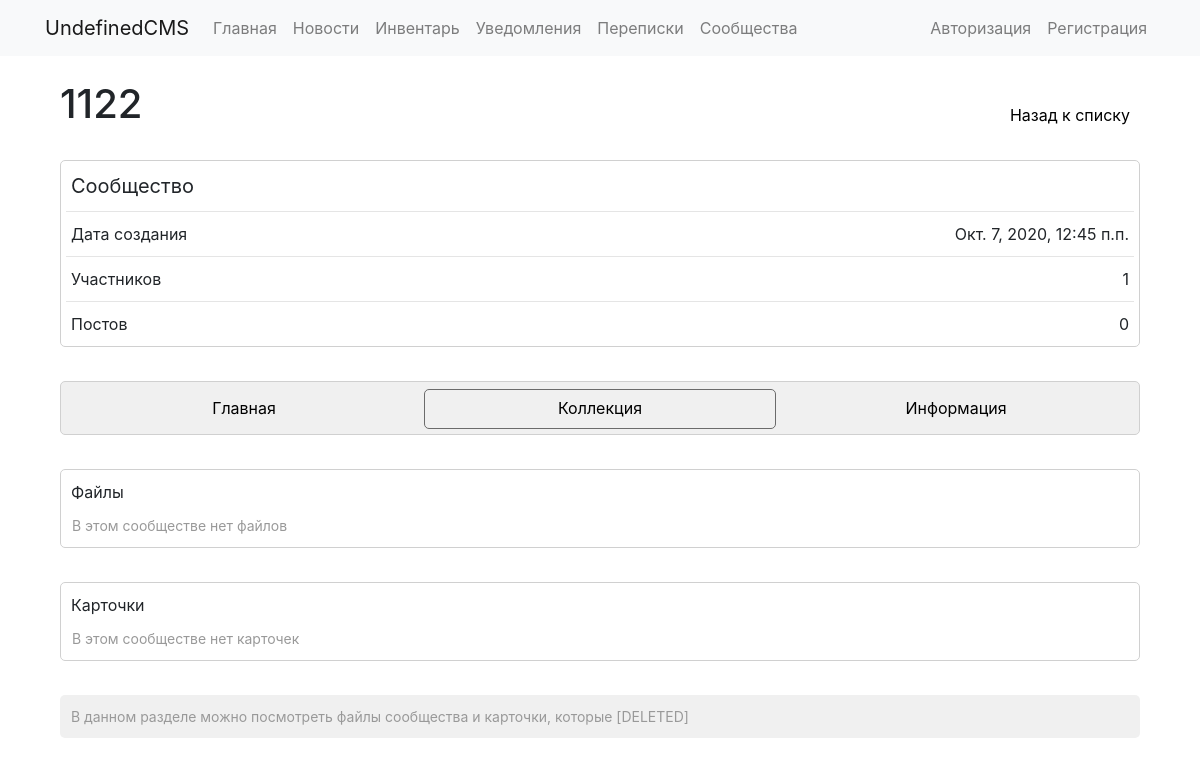
Screenshot of /groups/17/collection/ with the database file from the repository.
### communities/models.py (models this page shows, shortened)
class Group(models.Model):
	groupname = models.CharField(max_length=40)
	image = models.ImageField(upload_to='groups/groupimages', default=False)
	slug = models.SlugField(max_length=40, unique=True)
	description = models.TextField(blank=True)
	public = models.BooleanField(default=True)
	allowarticles = models.IntegerField(default=2)
	pubdate = models.DateTimeField('date published', default=datetime.now)
	admin = models.ForeignKey(User, on_delete=models.CASCADE, null=True, blank=True, related_name='groups_admins')
	editors = models.ManyToManyField(User, blank=True, related_name='groups_editors')
	subscribers = models.ManyToManyField(User, blank=True, related_name='groups_subs')
	subrequests = models.ManyToManyField(User, blank=True, related_name='groups_requests')
	banned = models.ManyToManyField(User, blank=True, related_name='groups_banned')
	rating = models.FloatField(null=True, blank=True, default=0)
	def can_see_group(self, user):
		if user in self.banned.all():
			return False
		if self.public:
			return True
		if user in self.subscribers.all() or user in self.editors.all() or user == self.admin:
			return True
		return False

### communities/views.py (the view)
# urls.py: path('<str:groupslug>/collection/', collection, name='collection'),
def collection(request, groupslug):
	if Group.objects.filter(slug=groupslug).exists():
		group = Group.objects.get(slug=groupslug)
		if not group.can_see_group(request.user):
			context = {
				'group': group,
			}
			return render(request, 'communities/closedgroup.html', context)
		articles_count = group.community_articles.filter(allowed=True).count()
		context = {'group': group, 'articles_count': articles_count}
		return render(request, 'communities/collection.html', context)
	else:
		return render(request, 'communities/nogroup.html')

### communities/templates/communities/collection.html (shortened to what this page needs)
{% extends "communities/community_template.html" %}
{% block main %}
<div class="content_block">
	<div class="plate">
		<div class="inline-wrapper">
			<div class="text2">Файлы</div>
		</div>
		{% for file in group.files.all %}
			<script>
				if( '{{ file.file }}'.substr(-3) == 'png' || '{{ file.file }}'.substr(-3) == 'jpg' ) {
		          	newimg = $('<img>')
		          	newdecorator = $('<div>')
		          	newicon = $('<i>')
		          	$(newimg).attr({'class': 'medium-img', 'src': '{{ file.file.url }}', 'onError': 'deleteErrorImage(this)', 'alt': ''})
		          	$(newdecorator).attr({'class': 'image-decorator'})
		          	$(newicon).attr({'class': 'material-icons icon-image-decorator'})
		          	$(newicon).text('remove_red_eye')
		          	current_number++
		          	$(newdecorator).attr({'onclick': 'showfile("{{ file.file.url }}", "{{ file.name }}", ' + current_number + ', "groupimages")'})
		          	newaddition = $('<div>')
		          	newaddition.attr('fileid', '{{ file.id }}')
		          	$(newaddition).css({'position': 'relative'})
		          	$(newdecorator).append(newicon)
		          	newaddition.append(newdecorator, newimg)
		          	$('#groupimages').append(newaddition)
		          } else {
		          	newaddition = document.createElement('div')
		          	newaddition.setAttribute('class', 'button3 grey')
		          	newaddition.setAttribute('style', 'text-align: center; position: relative;')
		          	newlink = document.createElement('a')
		          	newlink.setAttribute('href', '{{ file.file.url }}')
		          	newlink.setAttribute('download', '{{ file.name }}')
		          	newlink.setAttribute('style', 'color: white;')
		          	text = document.createTextNode(cutstring('{{ file.name }}'))
		          	newlink.append(text)
		          	newaddition.append(newlink)
		          	document.getElementById('groupfiles').append(newaddition)
		            // console.log(1)
		        }
		    </script>
		    {% if request.user in group.editors.all or request.user == group.admin %}
			    <script>
			    	if( '{{ file.file }}'.substr(-3) == 'png' || '{{ file.file }}'.substr(-3) == 'jpg' ) {
				    	newicondelete = $('<i>')
			          	newbuttondelete = $('<div>')
			          	$(newbuttondelete).attr({'class': 'button3 red-1', 'onclick': 'delete_from_collection("{{ file.id }}")'})
			          	$(newbuttondelete).css({'position': 'absolute', 'z-index': '2','top': '65px', 'right': '5px'})
			          	$(newicondelete).attr({'class': 'material-icons'})
			          	$(newicondelete).text('delete')
			          	$(newbuttondelete).append(newicondelete)
			          	$(newaddition).append(newbuttondelete)
			    	}
			    	else
			    	{
			    		$(newaddition).css({'padding-right': '50px'})
			    		newicondelete = $('<i>')
			          	newbuttondelete = $('<div>')
			          	$(newbuttondelete).attr({'class': 'button3 red-1', 'onclick': 'delete_from_collection("{{ file.id }}")'})
			          	$(newbuttondelete).css({'position': 'absolute', 'z-index': '2','top': '-5px', 'right': '-5px'})
			          	$(newicondelete).attr({'class': 'material-icons'})
			          	$(newicondelete).text('delete')
			          	$(newbuttondelete).append(newicondelete)
			          	$(newaddition).append(newbuttondelete)
			    	}
			    </script>
		    {% endif %}
	    {% empty %}
	    <div class="text3">В этом сообществе нет файлов</div>
	    {% endfor %}
	</div>
	<br>
	<div class="plate">
		<div class="inline-wrapper">
			<div class="text2">Карточки</div>
		</div>
		<div class="" style="flex-wrap: wrap;">
			{% for image in images %}
			<img class="medium-img" src="{{ image }}" alt="">
			{% empty %}
			<div class="text3">В этом сообществе нет карточек</div>
			{% endfor %}
		</div>
	</div>
	<br>
	<div class="solid">
		<div class="text3">В данном разделе можно посмотреть файлы сообщества и карточки, которые [DELETED]
		</div>
	</div>
</div>
{% endblock %}

### communities/templates/communities/community_template.html (shortened to what this page needs)
{% extends "base_general.html" %}
{% load static %}
{% block links %}
  <link rel="stylesheet" href="{% static 'communities/css/style.css' %}"/>
{% endblock %}
{% block content %}
  <div class="inline-wrapper">
    <h1>{{ group.groupname }}</h1>
    <a class="button1" href="{% url 'communities:home' %}">Назад к списку</a>
  </div>
  <br>
  <div class="inline-wrapper">
    <div class="plate" style="width: 100%;">
      <div class="inline-wrapper">
        <div class="text1">Сообщество</div>
      </div>
      <hr>
      <div class="inline-wrapper">
        <div class="text2">Дата создания</div>
        <div class="text2">{{ group.pubdate }}</div>
      </div>
      <hr>
      <div class="inline-wrapper">
        <div class="text2">Участников</div>
        <div class="inline-wrapper">
          <div class="text2">{{ group.subscribers.count|add:group.editors.count|add:1 }}</div>
        </div>
      </div>
      <hr>
      <div class="inline-wrapper">
        <div class="text2">Постов</div>
        <div class="text2">{{ articles_count }}</div>
      </div>
    </div>
  </div>
  <br>
  {% if request.user in group.subscribers.all or request.user in group.editors.all or request.user == group.admin or group.public and request.user not in group.banned.all %}
    <div class="inline-wrapper plate solid">
      <a id="to_main" class="button0" href="{% url 'communities:community' group.slug %}">Главная</a>
      <a id="to_collection" class="button0" href="{% url 'communities:collection' group.slug %}">Коллекция</a>
      <a id="to_information" class="button0" href="{% url 'communities:information' group.slug %}">Информация</a>
    </div>
    <br>
    {% block main %}{% endblock %}
  {% else %}
    <div class="plate">
      <div class="text2">{% if request.user in group.banned.all %}Вы заблокированы в данном сообществе{% else %}Вы не можете просматривать контент сообщества{% endif %}</div>
    </div>
  {% endif %}
{% endblock %}

### static/communities/css/style.css (style rules this page uses)
hr { margin: 5px 0px; }
html { overflow-y: scroll; }
* { box-sizing: border-box; text-decoration: none; outline: none; list-style-type: none; height: auto; word-wrap: break-word; }
a { color: black; text-decoration: none; }
i, img, .button0, .button0-1, .button1, .button2, .button3 { -webkit-touch-callout: none; -webkit-user-select: none; -khtml-user-select: none; -moz-user-select: none; -ms-user-select: none; user-select: none; }
.plate { padding: 5px; border: 1px solid #D0D0D0; border-radius: 5px; margin-bottom: 10px; background-color: white; }
.solid { padding: 5px; background-color: #F0F0F0; border-radius: 5px; margin-bottom: 10px; }
.content_block { opacity: 0.2s; }
.inline-wrapper { display: flex; justify-content: space-between; }
.text1 { margin: 5px; font-size: 20px; white-space: pre-line; }
.text2 { margin: 5px; font-size: 16px; white-space: pre-line; }
.text3 { margin: 6px; font-size: 14px; color: #999; white-space: pre-line; }
.button0 { width: 100%; margin: 2px 2px 0px; text-align: center; min-height: 40px; padding: 7px 10px; border-radius: 5px; cursor: pointer; transition: background-color 0.2s, color 0.2s; margin-bottom: auto; white-space: nowrap; }
.button1 { text-align: center; min-height: 40px; padding: 7px 10px; border-radius: 10px; cursor: pointer; transition: 0.2s; margin-top: auto; }
.button0-active { border: 1px solid #6B6B6B; padding: 6px 9px; }

### rows the page displays
Group: groupname "1122", pubdate "Окт. 7, 2020, 12:45 п.п.", subscribers.count|add "1"

### other values shown
{{ articles_count }} "0"
